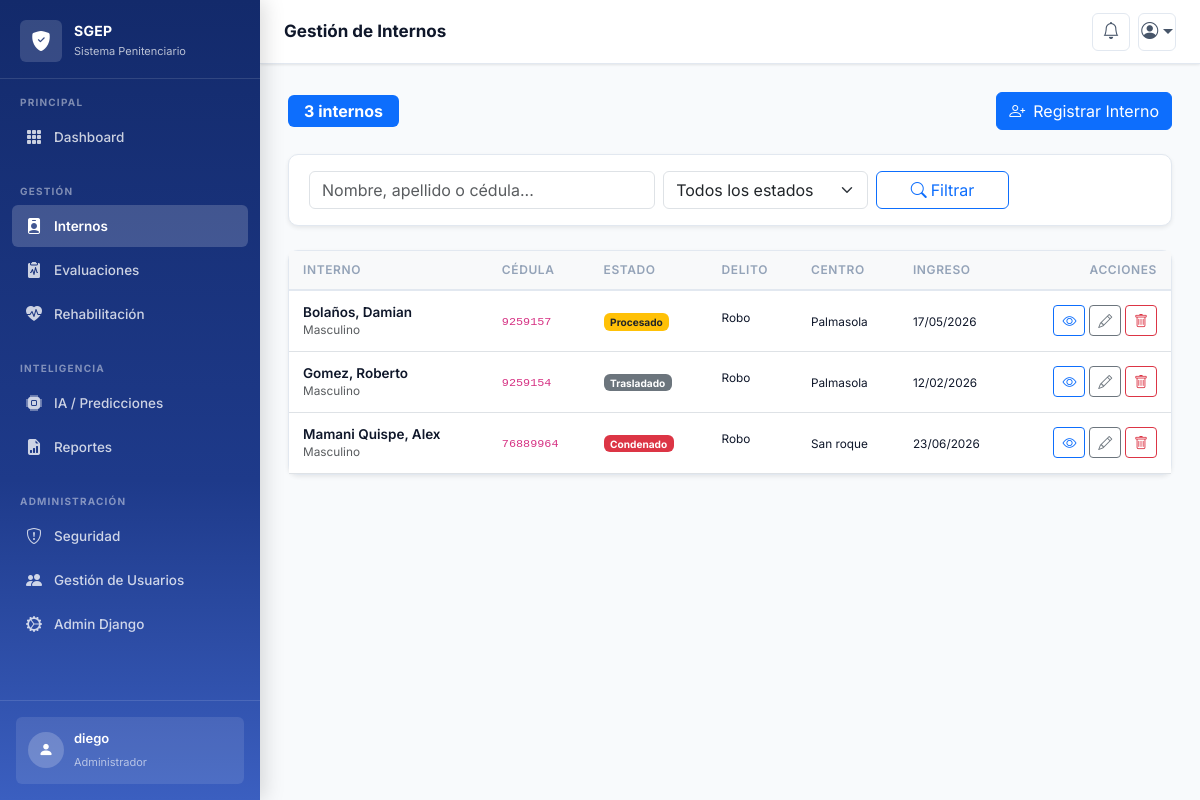
/internos/ (signed in), run on the app's committed database.
### apps/auth_app/models.py (models this page shows, shortened)
class Usuario(AbstractUser):
    id = models.UUIDField(primary_key=True, default=uuid.uuid4, editable=False)
    cedula = models.CharField(max_length=20, unique=True, null=True, blank=True)
    rol = models.ForeignKey(Rol, on_delete=models.PROTECT, related_name='usuarios')
    activo = models.BooleanField(default=True)
    bloqueado = models.BooleanField(default=False)
    razon_bloqueo = models.TextField(blank=True)
    ultimo_login = models.DateTimeField(null=True, blank=True)
    ultimo_login_ip = models.GenericIPAddressField(null=True, blank=True)
    intentos_fallidos = models.IntegerField(default=0)
    fecha_desbloqueo = models.DateTimeField(null=True, blank=True)
    debe_cambiar_password = models.BooleanField(default=False)
    fecha_cambio_password = models.DateTimeField(auto_now=True)
    telefono = models.CharField(max_length=20, blank=True)
    especialidad = models.CharField(max_length=100, blank=True)  # Para psicólogos
    centro_penitenciario = models.CharField(max_length=200, blank=True)
    creado_por = models.CharField(max_length=100, default='sistema')
    USERNAME_FIELD = 'username'
    REQUIRED_FIELDS = ['email', 'rol_id']
    class Meta:
        db_table = 'usuarios'
        verbose_name = 'Usuario'
        verbose_name_plural = 'Usuarios'
        ordering = ['first_name', 'last_name']

class Rol(models.Model):
    ROLE_CHOICES = (
        ('administrador', 'Administrador'),
        ('psicologo', 'Psicólogo'),
        ('director', 'Director de Centro'),
        ('auditoria', 'Auditoría'),
    )
    id = models.UUIDField(primary_key=True, default=uuid.uuid4, editable=False)
    nombre = models.CharField(max_length=50, choices=ROLE_CHOICES, unique=True)
    descripcion = models.TextField(blank=True)
    activo = models.BooleanField(default=True)
    permisos = models.ManyToManyField(Permission, blank=True)
    creado_en = models.DateTimeField(auto_now_add=True)
    actualizado_en = models.DateTimeField(auto_now=True)
    creado_por = models.CharField(max_length=100, default='sistema')
    class Meta:
        db_table = 'roles'
        ordering = ['nombre']
        verbose_name = 'Rol'
        verbose_name_plural = 'Roles'
        permissions = (
            ('ver_usuarios', 'Puede ver usuarios'),
            ('crear_usuario', 'Puede crear usuarios'),
            ('editar_usuario', 'Puede editar usuarios'),
            ('eliminar_usuario', 'Puede eliminar usuarios'),
            ('ver_auditoria', 'Puede ver auditoría'),
        )

### apps/internos_app/models.py (models this page shows, shortened)
class Interno(models.Model):
    ESTADO_CHOICES = [
        ('procesado', 'Procesado'),
        ('condenado', 'Condenado'),
        ('liberado', 'Liberado'),
        ('traslado', 'Trasladado'),
    ]
    SEXO_CHOICES = [
        ('M', 'Masculino'),
        ('F', 'Femenino'),
        ('O', 'Otro'),
    ]
    id = models.UUIDField(primary_key=True, default=uuid.uuid4, editable=False)
    nombre = models.CharField(max_length=100, verbose_name='Nombre')
    apellido = models.CharField(max_length=100, verbose_name='Apellido')
    cedula = models.CharField(max_length=20, unique=True, verbose_name='Cédula de identidad')
    fecha_nacimiento = models.DateField(null=True, blank=True, verbose_name='Fecha de nacimiento')
    sexo = models.CharField(max_length=1, choices=SEXO_CHOICES, default='M', verbose_name='Sexo')
    estado = models.CharField(max_length=20, choices=ESTADO_CHOICES, default='procesado', verbose_name='Estado')
    delito = models.CharField(max_length=255, blank=True, verbose_name='Delito imputado')
    fecha_ingreso = models.DateTimeField(default=timezone.now, verbose_name='Fecha de ingreso')
    fecha_registro = models.DateTimeField(auto_now_add=True, verbose_name='Fecha de registro')
    fecha_liberacion_prevista = models.DateField(null=True, blank=True, verbose_name='Fecha de liberación prevista')
    centro_penitenciario = models.CharField(max_length=200, blank=True, verbose_name='Centro penitenciario')
    celda = models.CharField(max_length=20, blank=True, verbose_name='Celda')
    observaciones = models.TextField(blank=True, verbose_name='Observaciones')
    activo = models.BooleanField(default=True, verbose_name='Activo')
    eliminado_en = models.DateTimeField(null=True, blank=True, verbose_name='Eliminado en')
    creado_en = models.DateTimeField(auto_now_add=True)
    actualizado_en = models.DateTimeField(auto_now=True)
    class Meta:
        db_table = 'internos'
        verbose_name = 'Interno'
        verbose_name_plural = 'Internos'
        ordering = ['apellido', 'nombre']
        indexes = [
            models.Index(fields=['cedula']),
            models.Index(fields=['estado']),
        ]
    def nombre_completo(self) -> str:
        return f"{self.nombre} {self.apellido}"

### apps/internos_app/views.py (the view)
# urls.py: path('', views.InternoListWebView.as_view(), name='lista'),
class InternoListWebView(LoginRequiredMixin, View):
    def get(self, request):
        qs = Interno.objects.filter(activo=True)
        q = request.GET.get('q', '')
        estado = request.GET.get('estado', '')
        if q:
            from django.db.models import Q
            qs = qs.filter(Q(nombre__icontains=q) | Q(apellido__icontains=q) | Q(cedula__icontains=q))
        if estado:
            qs = qs.filter(estado=estado)
        qs = qs.order_by('apellido', 'nombre')
        paginator = Paginator(qs, 20)
        page = paginator.get_page(request.GET.get('page'))
        return render(request, 'internos/lista.html', {
            'titulo': 'Gestión de Internos',
            'internos': page,
            'q': q,
            'estado_filter': estado,
            'estado_choices': Interno.ESTADO_CHOICES,
            'total': Interno.objects.filter(activo=True).count(),
        })

### templates/internos/lista.html (shortened to what this page needs)
{% extends 'base.html' %}
{% block page_title %}Gestión de Internos{% endblock %}
{% block content %}
<div class="d-flex justify-content-between align-items-center mb-4">
  <span class="badge bg-primary fs-6 px-3 py-2">{{ total }} interno{{ total|pluralize }}</span>
  <a href="{% url 'internos:crear' %}" class="btn btn-primary">
    <i class="bi bi-person-plus me-2"></i>Registrar Interno
  </a>
</div>
<div class="card mb-4 shadow-sm">
  <div class="card-body py-3">
    <form method="get" class="row g-2 align-items-end">
      <div class="col-md-5">
        <input type="text" name="q" class="form-control" placeholder="Nombre, apellido o cédula..." value="{{ q }}">
      </div>
      <div class="col-md-3">
        <select name="estado" class="form-select">
          <option value="">Todos los estados</option>
        </select>
      </div>
      <div class="col-md-2"><button type="submit" class="btn btn-outline-primary w-100"><i class="bi bi-search me-1"></i>Filtrar</button></div>
    </form>
  </div>
</div>
<div class="card shadow-sm">
  <div class="card-body p-0">
    {% if internos %}
    <div class="table-responsive">
      <table class="table table-hover align-middle mb-0">
        <thead class="table-light">
          <tr>
            <th>Interno</th><th>Cédula</th><th>Estado</th><th>Delito</th><th>Centro</th><th>Ingreso</th><th class="text-end">Acciones</th>
          </tr>
        </thead>
        <tbody>
          {% for i in internos %}
          <tr>
            <td>
              <div class="fw-semibold">{{ i.apellido }}, {{ i.nombre }}</div>
              <div class="text-muted small">{{ i.get_sexo_display }}</div>
            </td>
            <td><code>{{ i.cedula }}</code></td>
            <td>
              {% if i.estado == 'procesado' %}<span class="badge bg-warning text-dark">Procesado</span>
              {% elif i.estado == 'condenado' %}<span class="badge bg-danger">Condenado</span>
              {% elif i.estado == 'liberado' %}<span class="badge bg-success">Liberado</span>
              {% else %}<span class="badge bg-secondary">{{ i.get_estado_display }}</span>{% endif %}
            </td>
            <td><small class="text-truncate d-inline-block" style="max-width:140px" title="{{ i.delito }}">{{ i.delito|default:"—" }}</small></td>
            <td><small>{{ i.centro_penitenciario|default:"—" }}</small></td>
            <td><small>{{ i.fecha_ingreso|date:"d/m/Y" }}</small></td>
            <td class="text-end">
              <a href="{% url 'internos:detalle' i.pk %}" class="btn btn-sm btn-outline-primary" title="Ver"><i class="bi bi-eye"></i></a>
              <a href="{% url 'internos:editar' i.pk %}" class="btn btn-sm btn-outline-secondary" title="Editar"><i class="bi bi-pencil"></i></a>
              <form method="post" action="{% url 'internos:eliminar' i.pk %}" class="d-inline" onsubmit="return confirm('¿Eliminar a {{ i.nombre_completo }}?')">
                {% csrf_token %}<button type="submit" class="btn btn-sm btn-outline-danger" title="Eliminar"><i class="bi bi-trash"></i></button>
              </form>
            </td>
          </tr>
          {% endfor %}
        </tbody>
      </table>
    </div>
    {% else %}
    <div class="text-center py-5 text-muted">
      <i class="bi bi-people fs-1 d-block mb-3 opacity-25"></i>
      <p>No se encontraron internos.</p>
      {% if q or estado_filter %}<a href="{% url 'internos:lista' %}">Limpiar filtros</a>{% endif %}
    </div>
    {% endif %}
  </div>
</div>
{% endblock %}

### templates/base.html (shortened to what this page needs)
<!DOCTYPE html>
<html lang="es" data-bs-theme="light">
<head>
    <link href="https://cdn.jsdelivr.net/npm/bootstrap@5.3.2/dist/css/bootstrap.min.css" rel="stylesheet">
    <link href="https://cdn.jsdelivr.net/npm/bootstrap-icons@1.11.3/font/bootstrap-icons.min.css" rel="stylesheet">
</head>
<body>
<aside class="sidebar" id="sidebar">
    <a href="{% url 'home' %}" class="sidebar-brand">
        <div class="sidebar-brand-icon">
            <i class="bi bi-shield-fill-check"></i>
        </div>
        <div class="sidebar-brand-text">
            <span>SGEP</span>
            <small>Sistema Penitenciario</small>
        </div>
    </a>
    <div class="sidebar-section">
        <div class="sidebar-section-title">Principal</div>
        <nav>
            <div class="nav-item-side">
                <a href="{% url 'dashboard:index' %}"
                   class="nav-link-side {% if request.resolver_match.namespace == 'dashboard' %}active{% endif %}">
                    <i class="bi bi-grid-3x3-gap-fill"></i> Dashboard
                </a>
            </div>
        </nav>
    </div>
    <div class="sidebar-section">
        <div class="sidebar-section-title">Gestión</div>
        <nav>
            <div class="nav-item-side">
                <a href="{% url 'internos:lista' %}"
                   class="nav-link-side {% if request.resolver_match.namespace == 'internos' %}active{% endif %}">
                    <i class="bi bi-person-badge-fill"></i> Internos
                </a>
            </div>
            <div class="nav-item-side">
                <a href="{% url 'evaluaciones:lista' %}"
                   class="nav-link-side {% if request.resolver_match.namespace == 'evaluaciones' %}active{% endif %}">
                    <i class="bi bi-clipboard2-pulse-fill"></i> Evaluaciones
                </a>
            </div>
            <div class="nav-item-side">
                <a href="{% url 'rehabilitacion:lista' %}"
                   class="nav-link-side {% if request.resolver_match.namespace == 'rehabilitacion' %}active{% endif %}">
                    <i class="bi bi-heart-pulse-fill"></i> Rehabilitación
                </a>
            </div>
        </nav>
    </div>
    <div class="sidebar-section">
        <div class="sidebar-section-title">Inteligencia</div>
        <nav>
            <div class="nav-item-side">
                <a href="{% url 'ia:lista' %}"
                   class="nav-link-side {% if request.resolver_match.namespace == 'ia' %}active{% endif %}">
                    <i class="bi bi-cpu-fill"></i> IA / Predicciones
                </a>
            </div>
            <div class="nav-item-side">
                <a href="{% url 'reportes:lista' %}"
                   class="nav-link-side {% if request.resolver_match.namespace == 'reportes' %}active{% endif %}">
                    <i class="bi bi-file-earmark-bar-graph-fill"></i> Reportes
                </a>
            </div>
        </nav>
    </div>
    <div class="sidebar-section">
        <div class="sidebar-section-title">Administración</div>
        <nav>
            <div class="nav-item-side">
                <a href="{% url 'seguridad:log-list' %}"
                   class="nav-link-side {% if request.resolver_match.namespace == 'seguridad' %}active{% endif %}">
                    <i class="bi bi-shield-exclamation"></i> Seguridad
                </a>
            </div>
            {% if user.is_superuser %}
            <div class="nav-item-side">
                <a href="{% url 'auth:usuarios_lista' %}"
                   class="nav-link-side {% if request.resolver_match.url_name and 'usuario' in request.resolver_match.url_name %}active{% endif %}">
                    <i class="bi bi-people-fill"></i> Gestión de Usuarios
                </a>
            </div>
            {% endif %}
            <div class="nav-item-side">
                <a href="{% url 'admin:index' %}" class="nav-link-side" target="_blank">
                    <i class="bi bi-gear-wide-connected"></i> Admin Django
                </a>
            </div>
        </nav>
    </div>
    <div class="sidebar-user">
        {% if user.is_authenticated %}
        <div class="sidebar-user-card">
            <div class="sidebar-user-avatar">
                <i class="bi bi-person-fill"></i>
            </div>
            <div class="sidebar-user-info">
                <span>{{ user.get_full_name|default:user.username }}</span>
                <small>
                    {% if user.rol %}{{ user.rol.get_nombre_display }}{% else %}Usuario{% endif %}
                </small>
            </div>
        </div>
        {% endif %}
    </div>
</aside>
<header class="topbar">
    <div class="topbar-title">
        {% block page_title %}Panel de Control{% endblock %}
    </div>
    <div class="topbar-actions">
        <button class="topbar-btn" title="Notificaciones" aria-label="Notificaciones">
            <i class="bi bi-bell"></i>
        </button>
        {% if user.is_authenticated %}
        <div class="dropdown">
            <button class="topbar-btn dropdown-toggle" data-bs-toggle="dropdown" aria-expanded="false" aria-label="Menú de usuario">
                <i class="bi bi-person-circle"></i>
            </button>
        </div>
        {% endif %}
    </div>
</header>
<main class="main-content">
    <div class="page-body">
        {% block content %}{% endblock %}
    </div>
</main>
</body>
</html>

### data on the page
Usuario: get_full_name "diego", rol.nombre "Administrador"
Interno: apellido "Bolaños", nombre "Damian", sexo "Masculino", cedula "9259157", estado "Procesado", delito "Robo", centro_penitenciario "Palmasola", fecha_ingreso "17/05/2026"
Interno: apellido "Gomez", nombre "Roberto", sexo "Masculino", cedula "9259154", estado "Trasladado", delito "Robo", centro_penitenciario "Palmasola", fecha_ingreso "12/02/2026"
Interno: apellido "Mamani Quispe", nombre "Alex", sexo "Masculino", cedula "76889964", estado "Condenado", delito "Robo", centro_penitenciario "San roque", fecha_ingreso "23/06/2026"

### other printed values
{{ total }} "3"
